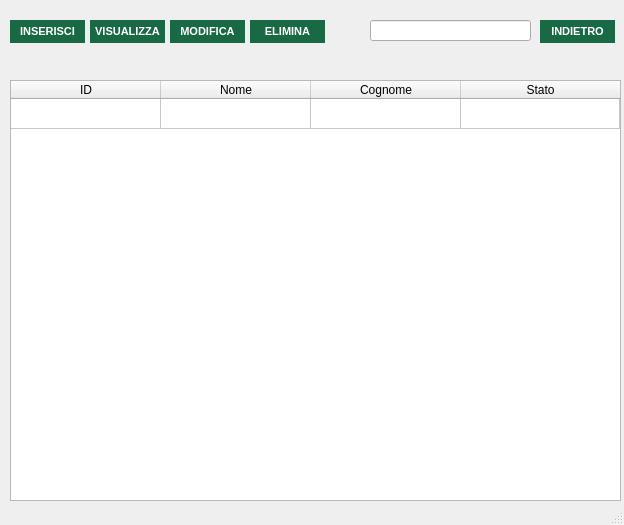
<?xml version="1.0" encoding="UTF-8"?>
<ui version="4.0">
 <class>listautenti_window</class>
 <widget class="QMainWindow" name="listautenti_window">
  <property name="geometry">
   <rect>
    <x>0</x>
    <y>0</y>
    <width>624</width>
    <height>525</height>
   </rect>
  </property>
  <property name="windowTitle">
   <string>Gestione Utenti</string>
  </property>
  <property name="windowIcon">
   <iconset resource="xz.qrc">
    <normaloff>:/images/images/AnconAmbiente_Logo.png</normaloff>:/images/images/AnconAmbiente_Logo.png</iconset>
  </property>
  <widget class="QWidget" name="listautenti_widget">
   <widget class="QPushButton" name="visualizza_button">
    <property name="geometry">
     <rect>
      <x>90</x>
      <y>20</y>
      <width>75</width>
      <height>23</height>
     </rect>
    </property>
    <property name="styleSheet">
     <string notr="true">QPushButton{
background-color:rgb(24, 105, 68);
color: white;
border-style: outset;
font:  bold 11px


}

QPushButton:hover{
background-color:rgb(170, 203, 108);
color: white;
border-style: outset;
font:  bold 11px
}</string>
    </property>
    <property name="text">
     <string>VISUALIZZA</string>
    </property>
   </widget>
   <widget class="QLabel" name="label">
    <property name="geometry">
     <rect>
      <x>350</x>
      <y>20</y>
      <width>21</width>
      <height>21</height>
     </rect>
    </property>
    <property name="text">
     <string>&lt;html&gt;&lt;head/&gt;&lt;body&gt;&lt;p&gt;&lt;img src=&quot;:/images/images/loupe (1) (1).png&quot;/&gt;&lt;/p&gt;&lt;/body&gt;&lt;/html&gt;</string>
    </property>
   </widget>
   <widget class="QPushButton" name="modifica_button">
    <property name="geometry">
     <rect>
      <x>170</x>
      <y>20</y>
      <width>75</width>
      <height>23</height>
     </rect>
    </property>
    <property name="styleSheet">
     <string notr="true">QPushButton{
background-color:rgb(24, 105, 68);
color: white;
border-style: outset;
font:  bold 11px


}

QPushButton:hover{
background-color:rgb(170, 203, 108);
color: white;
border-style: outset;
font:  bold 11px
}</string>
    </property>
    <property name="text">
     <string>MODIFICA</string>
    </property>
   </widget>
   <widget class="QTableWidget" name="tabella_utenti">
    <property name="geometry">
     <rect>
      <x>10</x>
      <y>80</y>
      <width>611</width>
      <height>421</height>
     </rect>
    </property>
    <attribute name="horizontalHeaderDefaultSectionSize">
     <number>150</number>
    </attribute>
    <attribute name="horizontalHeaderShowSortIndicator" stdset="0">
     <bool>false</bool>
    </attribute>
    <attribute name="horizontalHeaderStretchLastSection">
     <bool>true</bool>
    </attribute>
    <attribute name="verticalHeaderVisible">
     <bool>false</bool>
    </attribute>
    <attribute name="verticalHeaderCascadingSectionResizes">
     <bool>false</bool>
    </attribute>
    <row>
     <property name="text">
      <string>DADADAD</string>
     </property>
    </row>
    <column>
     <property name="text">
      <string>ID</string>
     </property>
    </column>
    <column>
     <property name="text">
      <string>Nome</string>
     </property>
    </column>
    <column>
     <property name="text">
      <string>Cognome</string>
     </property>
    </column>
    <column>
     <property name="text">
      <string>Stato</string>
     </property>
    </column>
   </widget>
   <widget class="QPushButton" name="inserisci_button">
    <property name="geometry">
     <rect>
      <x>10</x>
      <y>20</y>
      <width>75</width>
      <height>23</height>
     </rect>
    </property>
    <property name="styleSheet">
     <string notr="true">QPushButton{
background-color:rgb(24, 105, 68);
color: white;
border-style: outset;
font:  bold 11px


}

QPushButton:hover{
background-color:rgb(170, 203, 108);
color: white;
border-style: outset;
font:  bold 11px
}</string>
    </property>
    <property name="text">
     <string>INSERISCI</string>
    </property>
   </widget>
   <widget class="QLabel" name="label_2">
    <property name="geometry">
     <rect>
      <x>13</x>
      <y>60</y>
      <width>601</width>
      <height>16</height>
     </rect>
    </property>
    <property name="text">
     <string/>
    </property>
   </widget>
   <widget class="QPushButton" name="elimina_button">
    <property name="geometry">
     <rect>
      <x>250</x>
      <y>20</y>
      <width>75</width>
      <height>23</height>
     </rect>
    </property>
    <property name="styleSheet">
     <string notr="true">QPushButton{
background-color:rgb(24, 105, 68);
color: white;
border-style: outset;
font:  bold 11px


}

QPushButton:hover{
background-color:rgb(170, 203, 108);
color: white;
border-style: outset;
font:  bold 11px
}</string>
    </property>
    <property name="text">
     <string>ELIMINA</string>
    </property>
   </widget>
   <widget class="QPushButton" name="indietr_button">
    <property name="geometry">
     <rect>
      <x>540</x>
      <y>20</y>
      <width>75</width>
      <height>23</height>
     </rect>
    </property>
    <property name="styleSheet">
     <string notr="true">QPushButton{
background-color:rgb(24, 105, 68);
color: white;
border-style: outset;
font:  bold 11px


}

QPushButton:hover{
background-color:rgb(170, 203, 108);
color: white;
border-style: outset;
font:  bold 11px
}</string>
    </property>
    <property name="text">
     <string>INDIETRO</string>
    </property>
   </widget>
   <widget class="QLineEdit" name="search_field">
    <property name="geometry">
     <rect>
      <x>370</x>
      <y>20</y>
      <width>161</width>
      <height>21</height>
     </rect>
    </property>
   </widget>
  </widget>
  <widget class="QStatusBar" name="statusbar"/>
 </widget>
 <resources>
  <include location="xz.qrc"/>
 </resources>
 <connections/>
</ui>
